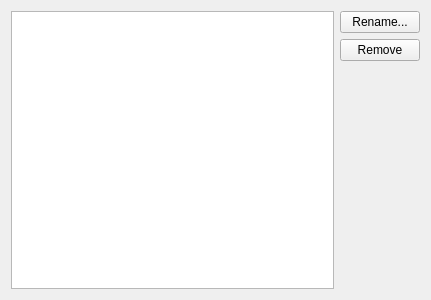
<?xml version="1.0" encoding="UTF-8"?>
<ui version="4.0">
 <class>TagsViewer</class>
 <widget class="QWidget" name="TagsViewer">
  <property name="geometry">
   <rect>
    <x>0</x>
    <y>0</y>
    <width>431</width>
    <height>300</height>
   </rect>
  </property>
  <layout class="QHBoxLayout" name="horizontalLayout">
   <item>
    <widget class="QTreeView" name="TagsView_">
     <property name="rootIsDecorated">
      <bool>false</bool>
     </property>
     <property name="itemsExpandable">
      <bool>false</bool>
     </property>
     <attribute name="headerVisible">
      <bool>false</bool>
     </attribute>
    </widget>
   </item>
   <item>
    <layout class="QVBoxLayout" name="verticalLayout">
     <item>
      <widget class="QPushButton" name="Rename_">
       <property name="text">
        <string>Rename...</string>
       </property>
      </widget>
     </item>
     <item>
      <widget class="QPushButton" name="Remove_">
       <property name="text">
        <string>Remove</string>
       </property>
      </widget>
     </item>
     <item>
      <spacer name="verticalSpacer">
       <property name="orientation">
        <enum>Qt::Vertical</enum>
       </property>
       <property name="sizeHint" stdset="0">
        <size>
         <width>20</width>
         <height>40</height>
        </size>
       </property>
      </spacer>
     </item>
    </layout>
   </item>
  </layout>
 </widget>
 <resources/>
 <connections/>
</ui>
